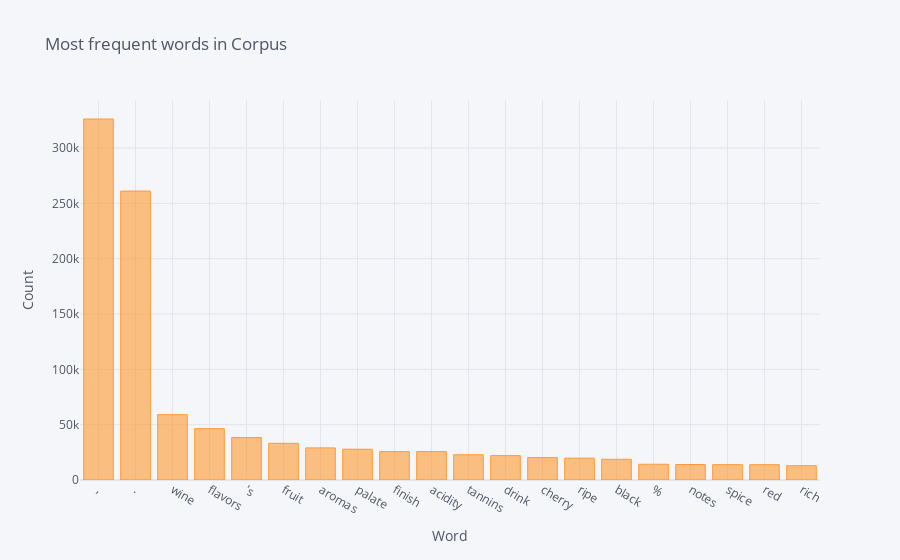

The notebook cell saved with this chart:
### Code cell
words_df.set_index('word').wordCount.head(20).iplot(kind = 'bar', title = 'Most frequent words in Corpus', yTitle = 'Count', xTitle = 'Word')

### Figure 1 — Plotly figure (JSON) as saved in the notebook; plotly's stock layout.template omitted (floating-point values rounded to 4 significant figures)
{"data": [{"marker": {"color": "rgba(255, 153, 51, 0.6)", "line": {"color": "rgba(255, 153, 51, 1.0)", "width": 1}}, "name": "wordCount", "orientation": "v", "text": "", "type": "bar", "x": [",", ".", "wine", "flavors", "'s", "fruit", "aromas", "palate", "finish", "acidity", "tannins", "drink", "cherry", "ripe", "black", "%", "notes", "spice", "red", "rich"], "y": [326259, 261136, 59077, 46430, 38321, 33168, 29033, 27812, 25662, 25644, 22791, 22022, 20226, 19741, 18722, 14245, 13990, 13872, 13826, 12894]}], "layout": {"autosize": true, "legend": {"bgcolor": "#F5F6F9", "font": {"color": "#4D5663"}}, "paper_bgcolor": "#F5F6F9", "plot_bgcolor": "#F5F6F9", "title": {"font": {"color": "#4D5663"}, "text": "Most frequent words in Corpus"}, "xaxis": {"autorange": true, "gridcolor": "#E1E5ED", "range": [-0.5, 19.5], "showgrid": true, "tickfont": {"color": "#4D5663"}, "title": {"font": {"color": "#4D5663"}, "text": "Word"}, "type": "category", "zerolinecolor": "#E1E5ED"}, "yaxis": {"autorange": true, "gridcolor": "#E1E5ED", "range": [0, 343400.0], "showgrid": true, "tickfont": {"color": "#4D5663"}, "title": {"font": {"color": "#4D5663"}, "text": "Count"}, "type": "linear", "zerolinecolor": "#E1E5ED"}}}
